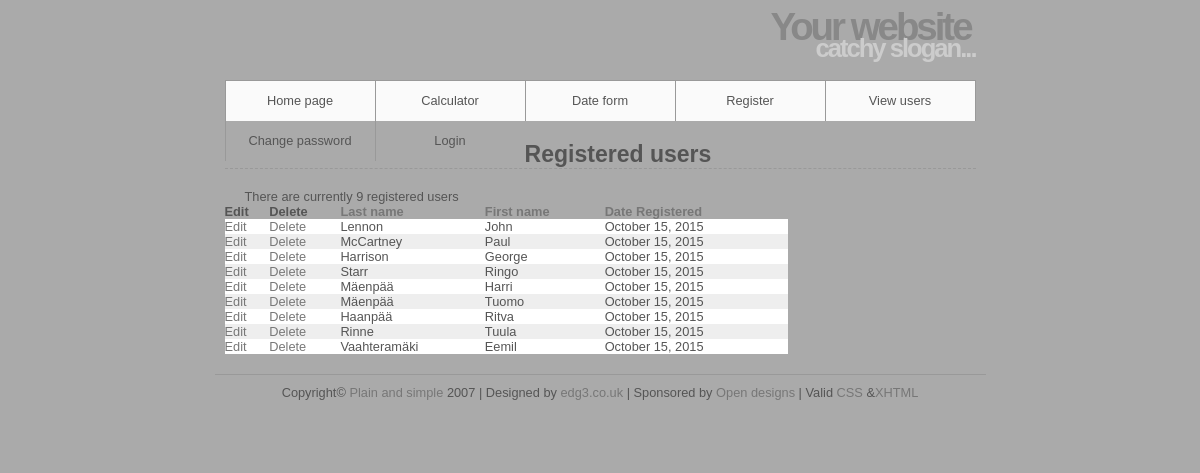
The page /PHP/VisualQuickProGuidePHP6AndMySQL5/view_users.php on the database its author committed.
### tables this page shows
CREATE TABLE users
(
   id MEDIUMINT UNSIGNED NOT NULL AUTO_INCREMENT,
   first_name VARCHAR(20) NOT NULL,
   last_name  VARCHAR(20) NOT NULL,
   email      VARCHAR(60) NOT NULL,
   pass       VARCHAR(40) NOT NULL,
   registration_date DATETIME NOT NULL,
   PRIMARY KEY (id)    
);

### PHP/VisualQuickProGuidePHP6AndMySQL5/view_users.php (the view, shortened to what this page needs)
<?php
   echo '<h1>Registered users</h1>';
   require_once('mysqli_connect.php');
   $display = 10;
   if (isset($_GET['s']) && is_numeric($_GET['s']))
   {
   	  $start = $_GET['s'];
   }
   else $start = 0;
   $sort = (isset($_GET['sort'])) ? $_GET['sort'] : 'rd';
   switch($sort)
   {
   	  case 'rd' : $order_by = 'registration_date ASC'; break;
   }
   $q = "SELECT last_name, first_name, ".
        "DATE_FORMAT(registration_date, '%M %d, %Y') AS dr, id ".
        "FROM users ORDER BY $order_by LIMIT $start, $display";
   $r = @mysqli_query($dbc, $q);
   $num = mysqli_num_rows($r);
   if ($num > 0)
   {
   	   echo "<p>There are currently $num registered users</p>\n";
   	   echo '<table align="center" cellspacing="0" cellpadding="5" width="75%">'.
   	        '<tr>'.
   	        '<td align="left"><b>Edit</b></td>'.
   	        '<td align="left"><b>Delete</b></td>'.
   	        '<td align="left"><b><a href="view_users.php?sort=ln">Last name</a></b></td>'.
   	        '<td align="left"><b><a href="view_users.php?sort=fn">First name</a></b></td>'.
   	        '<td align="left"><b><a href="view_users.php?sort=rd">Date Registered</a></b></td>'.
   	        '</tr>';
   	   $bg = "#eeeeee";
   	   while($row = mysqli_fetch_array($r, MYSQLI_ASSOC))
   	   {
   	   	  $bg = ($bg == '#eeeeee') ? '#ffffff' : '#eeeeee';
   	   	  echo '<tr bgcolor="'.$bg.'">'.
   	   	       '<td align="left"><a href="edit_user.php?id='.
   	   	          $row['id'].'">Edit</a></td>'.
   	   	       '<td align="left"><a href="delete_user.php?id='.
   	   	          $row['id'].'">Delete</a></td>'.
   	   	       '<td align="left">'.$row['last_name'].'</td>'.
   	   	       '<td align="left">'.$row['first_name'].'</td>'.
   	   	       '<td align="left">'.$row['dr'].'</td>'.
   	   	       '</tr>';
   	   }
   	   echo '</table>';
   }
   else
   {
   	  echo '<p class="error">There are currently no registered users</p>';
   }
?>

### PHP/VisualQuickProGuidePHP6AndMySQL5/includes/style.css (style rules this page uses)
* { border:0; margin:0; padding:0; }
a { color:#777; text-decoration:none; }
body { background:#aaaaaa; color:#555; font:0.8em Arial, Helvetica, "bitstream vera sans", sans-serif; }
#header { border-bottom:1px solid #999; height:80px; margin:0 auto; width:751px; }
#header h1 { color:#888; font-size:300%; letter-spacing:-3px; text-align:right; padding:5px; margin-bottom:-20px; }
#header h2 { color:#CCC; font-size:200%; letter-spacing:-2px; text-align:right; }
#navigation { background:#fafafa; border-right:1px solid #999; margin:0 auto; width:750px; height:40px; list-style:none; }
#navigation li { border-left:1px solid #999; float:left; width:149px; list-style:none; }
#navigation a { color:#555; display:block; line-height:40px; text-align:center; }
#content { height:auto; margin:0 auto; padding:0 0 20px; width:751px; }
#content h1 { border-bottom:1px dashed #999; font-size:1.8em; padding:20px 0 0; }
#content p { padding:20px 20px 0; }
#footer { border-top:1px solid #999; height:50px; margin:0 auto; padding:10px; text-align:center; width:751px; }

### rows shown on the page
users: last_name "Lennon", first_name "John", dr "October 15, 2015"
users: last_name "McCartney", first_name "Paul", dr "October 15, 2015"
users: last_name "Harrison", first_name "George", dr "October 15, 2015"
users: last_name "Starr", first_name "Ringo", dr "October 15, 2015"
users: last_name "Mäenpää", first_name "Harri", dr "October 15, 2015"
users: last_name "Mäenpää", first_name "Tuomo", dr "October 15, 2015"
users: last_name "Haanpää", first_name "Ritva", dr "October 15, 2015"
users: last_name "Rinne", first_name "Tuula", dr "October 15, 2015"
users: last_name "Vaahteramäki", first_name "Eemil", dr "October 15, 2015"

### other values the page prints
$num "9"
